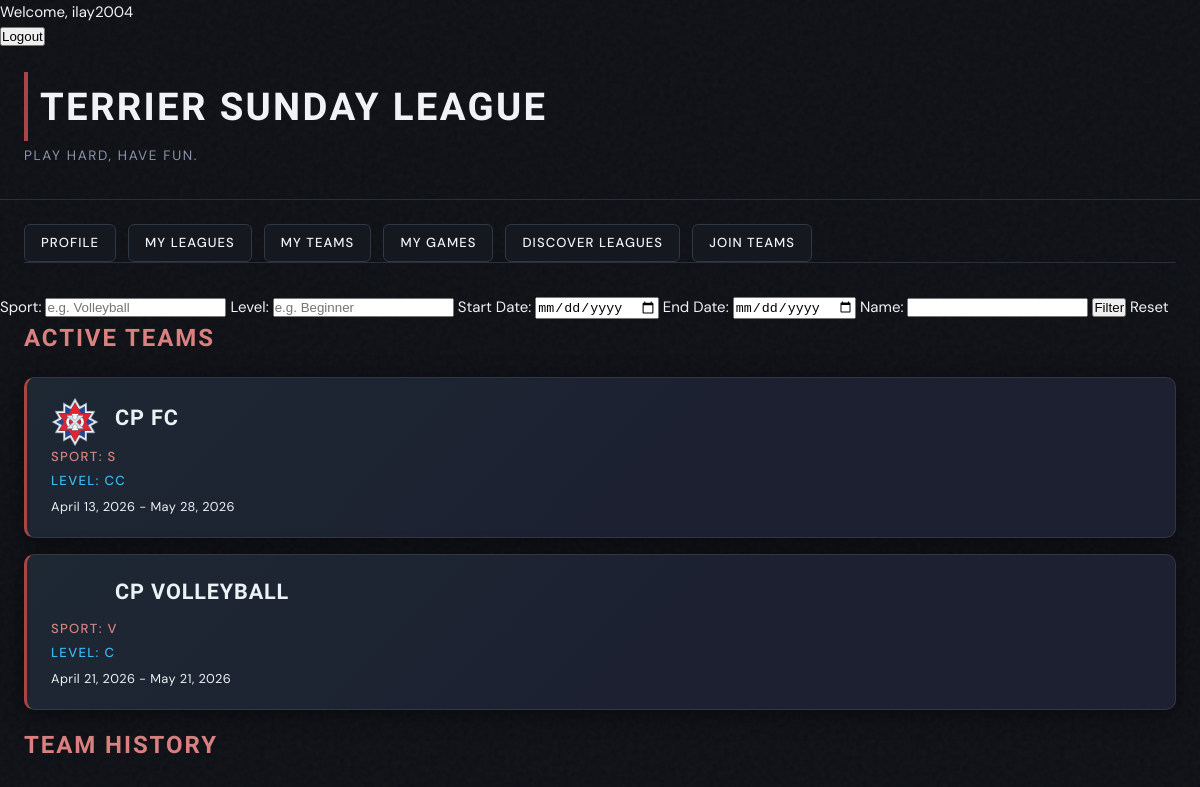
Screenshot of /sundayleague/my_teams (signed in) with the database file from the repository.
### SundayLeague/models.py (models this page shows, shortened)
class Team(models.Model):
  team_admin = models.ForeignKey(User, on_delete=models.CASCADE) # Controls team settings and can add new members
  name = models.TextField()
  league = models.ForeignKey(League, on_delete=models.CASCADE)
  picture = models.ImageField(default=None, blank=True, null=True)
  def getImageUrl(self):
    if self.picture:
      return self.picture.url
    else:
      return ''

class League(models.Model):
  league_admin = models.ForeignKey(User, on_delete=models.CASCADE) # Controls league settings and can admit teams
  sport_type = models.CharField(blank=False)
  is_active = models.BooleanField(default=True)
  league_name = models.TextField(blank=False, default='Unnamed League')
  season_start = models.DateField()
  season_end = models.DateField()
  level = models.CharField(blank=False)

### SundayLeague/views.py (the view)
# urls.py: path('my_teams', MyTeams.as_view(), name='my_teams'),
class MyTeams(LoginRequiredMixin, ListView):
  login_url = 'login/'
  redirect_field_name = 'redirect_to'
  model = Team
  template_name = 'SundayLeague/my_pages/my_teams.html'
  context_object_name = 'teams'
  def get_queryset(self):
      profile = SLProfile.objects.get(user=self.request.user)
      queryset = profile.getTeams()
      sport = self.request.GET.get('sport')
      level = self.request.GET.get('level')
      start_date = self.request.GET.get('start_date')
      end_date = self.request.GET.get('end_date')
      team_name = self.request.GET.get('name')
      if sport:
        queryset = queryset.filter(league__sport_type__icontains=sport)
      if level:
        queryset = queryset.filter(league__level__icontains=level)
      if start_date:
        queryset = queryset.filter(league__season_start__gte=start_date)
      if end_date:
        queryset = queryset.filter(league__season_end__lte=end_date)
      if team_name:
        queryset = queryset.filter(name__icontains=team_name)
      return queryset
  def get_context_data(self, **kwargs):
      context = super().get_context_data(**kwargs)
      teams = context['teams']
      context['active'] = teams.filter(league__is_active=True)
      context['previous'] = teams.filter(league__is_active=False)
      return context

### SundayLeague/models.py (called while the page is built)
  def getTeams(self):
    return Team.objects.filter(teammember__user=self.user)

### SundayLeague/templates/SundayLeague/my_pages/my_teams.html (shortened to what this page needs)
{% extends 'SundayLeague/base.html' %}
{% block content %}
  {% include 'SundayLeague/search_forms/basic_filter.html' %}
  <h2>Active Teams</h2>
  {% for team in active %}
    <div class="card">
        <div class="game-card-header">
          <img src="{{team.getImageUrl}}" class="team-pfp">
          <p class="league-title">{{team.name}}</p>
        </div>
        <p class="type-text">Sport: {{team.league.sport_type}}</p>
        <p class="seriousness">Level: {{team.league.level}}</p>
        <p class="dates">{{team.league.season_start}} - {{team.league.season_end}}</p>
    </div>
  {% endfor %}
  <h2> Team History </h2>
{% endblock %}

### SundayLeague/templates/SundayLeague/base.html (shortened to what this page needs)
{% load static %}
<!DOCTYPE html>
<html>
  <head>
    <link rel="stylesheet" href="{% static 'sundayleague.css' %}">
  </head>
  <html>
    {% if user.is_authenticated %}
      <p>Welcome, {{ user.username }}</p>
      <form method="POST" action="{% url 'logout' %}">
        <input type="submit" value="Logout">
      </form>
    {% else %}
      <a href="{% url 'login' %}">Login</a>
    {% endif %}
    <h1>Terrier Sunday League</h1>
    <h4> Play hard, have fun. </h4>
     <div class="my-stuff">
      {% if user.is_authenticated %}
        <a href="{% url 'detail_profile' user.slprofile.pk %}">Profile</a>
        <a href="{% url 'my_leagues' %}">My Leagues</a>
        <a href="{% url 'my_teams' %}">My Teams</a>
        <a href="{% url 'my_games' %}">My Games</a>
       {% endif %}
      <a href="{% url 'list_leagues' %}">Discover Leagues</a>
      <a href="{% url 'list_teams' %}">Join teams</a>
    </div>
    <hr>
    {% block content %}
    {% endblock %}
  </html>
</html>

### static/sundayleague.css (style rules this page uses)
:root { --bg-base: #0d0f14; --bg-surface: #15181f; --bg-card: #1c2030; --border-subtle: #2a2f3d; --border-card: #323748; --accent-green: #AA4545; --accent-amber: #DB8080; --accent-sky: #3ab8f5; --text-primary: #f0f2f8; --text-secondary: #8b93a8; --text-secondary-light: #f0f2f8; --text-dim: #555d72; --card-shadow: 0 4px 24px rgba(0,0,0,0.45); --glow-green: 0 0 12px rgba(57,232,122,0.25); --glow-amber: 0 0 12px rgba(245,166,35,0.22); }
*, *::before, *::after { box-sizing: border-box; margin: 0; padding: 0; }
h1 { font-family: 'Barlow Condensed', sans-serif; font-size: 2.4rem; font-weight: 700; letter-spacing: 0.06em; text-transform: uppercase; color: var(--text-primary); border-left: 4px solid var(--accent-green); padding: 0.25rem 0 0.25rem 0.75rem; margin: 1.5rem 1.5rem 0.25rem; }
h4 { font-family: 'DM Sans', sans-serif; font-size: 0.85rem; font-weight: 400; color: var(--text-secondary); letter-spacing: 0.12em; text-transform: uppercase; margin: 0 1.5rem 1rem; }
hr { border: none; border-top: 1px solid var(--border-subtle); margin: 0 1.5rem 2rem; }
h2 { font-family: 'Barlow Condensed', sans-serif; font-size: 1.5rem; font-weight: 600; letter-spacing: 0.08em; text-transform: uppercase; color: var(--accent-amber); margin: 0 1.5rem 1.25rem; }
.card { background: var(--bg-card); border: 1px solid var(--border-card); border-radius: 10px; padding: 1.25rem 1.5rem; margin: 0 1.5rem 1rem; box-shadow: var(--card-shadow); cursor: pointer; position: relative; overflow: hidden; transition: transform 0.18s ease, box-shadow 0.18s ease, border-color 0.18s ease; border-left: 3px solid var(--accent-green); }
.card::before { content: ''; position: absolute; inset: 0; background: linear-gradient(135deg, rgba(57,232,122,0.04) 0%, transparent 60%); pointer-events: none; }
.game-card-header { display: flex; flex-direction: row; align-items: center; }
.league-title { font-family: 'Barlow Condensed', sans-serif; font-size: 1.35rem; font-weight: 700; letter-spacing: 0.04em; text-transform: uppercase; color: var(--text-primary); margin-bottom: 0.5rem; }
.team-pfp { width: 3rem; height: auto; margin-right: 1rem; }
.type-text { font-size: 0.82rem; font-weight: 500; letter-spacing: 0.1em; text-transform: uppercase; color: var(--accent-amber); margin-bottom: 0.2rem; }
.seriousness { font-size: 0.82rem; font-weight: 500; letter-spacing: 0.1em; text-transform: uppercase; color: var(--accent-sky); margin-bottom: 0.35rem; }
.dates { font-size: 0.8rem; color: var(--text-secondary-bright); letter-spacing: 0.03em; }
.my-stuff { display: flex; gap: 0.75rem; flex-wrap: wrap; padding: 1.5rem 1.5rem 0; border-top: 1px solid var(--border-subtle); margin-top: 2rem; }
.my-stuff a { font-family: 'DM Sans', sans-serif; font-size: 0.82rem; font-weight: 500; letter-spacing: 0.08em; text-transform: uppercase; color: var(--text-secondary); text-decoration: none; padding: 0.45rem 1rem; border: 1px solid var(--border-card); border-radius: 6px; background: var(--bg-surface); transition: color 0.15s ease, border-color 0.15s ease, background 0.15s ease; }
a:link { text-decoration: none; color: var(--text-secondary-bright);; }

### rows the page displays
Team: getImageUrl (picture), name "CP FC", league.sport_type "S", league.level "CC", league.season_start "April 13, 2026", league.season_end "May 28, 2026"
Team: name "CP VOLLEYBALL", league.sport_type "V", league.level "C", league.season_start "April 21, 2026", league.season_end "May 21, 2026"

### other values shown
{{ user.username }} "ilay2004"
